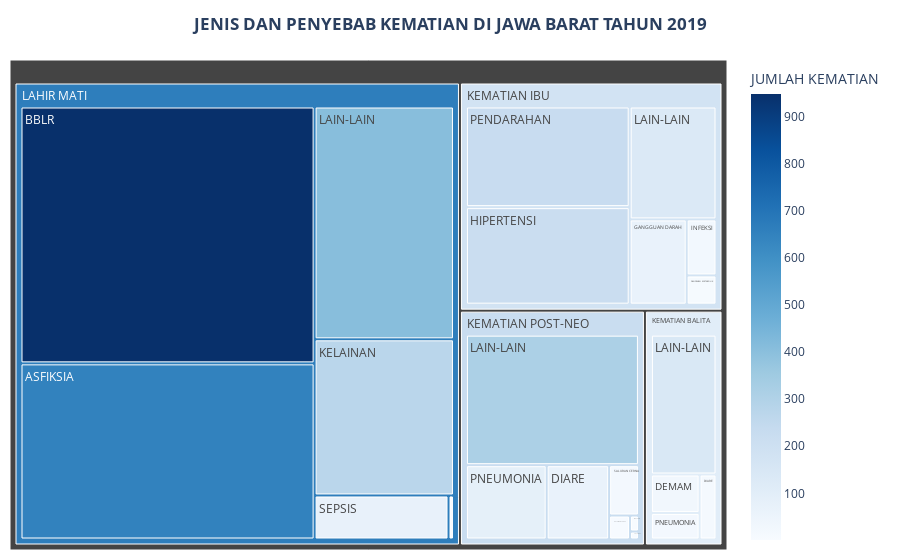

Write notebook code for a chart like this one.
### Code cell
import plotly.express as px

fig = px.treemap(
    df_long, 
    path=['jenis_kematian', 'penyebab_kematian'], 
    values='kasus_kematian',
    color='kasus_kematian',  # Gunakan nilai untuk pewarnaan
    color_continuous_scale='blues',  # Skema warna YlOrRd
    title='<b>JENIS DAN PENYEBAB KEMATIAN DI JAWA BARAT TAHUN 2019',
    
)
fig.update_coloraxes(colorbar_title='JUMLAH KEMATIAN')
fig.update_layout(
    margin=dict(t=60, l=10, r=10, b=10),
    title_x=0.5  # Ini untuk membuat judul di tengah
)
fig.write_html( r'...\Jenis dan Penyebab kematian.html', include_plotlyjs='cdn',  # load Plotly JS dari CDN, bukan disisipkan penuhfull_html=False  # simpan hanya div plot, bukan seluruh HTML page 
 )

fig.show()

### Figure 1 — Plotly figure (JSON) as saved in the notebook; plotly's stock layout.template omitted (floating-point values rounded to 4 significant figures)
{"data": [{"branchvalues": "total", "customdata": [[650], [948], [29], [17], [65], [67], [12], [220], [23], [273], [7], [142], [135], [316], [407], [2], [227], [20], [84], [21], [74], [1], [3], [104.3], [180.3], [225.1], [665.3]], "domain": {"x": [0, 1], "y": [0, 1]}, "hovertemplate": "labels=%{label}<br>kasus_kematian_sum=%{value}<br>parent=%{parent}<br>id=%{id}<br>kasus_kematian=%{color}<extra></extra>", "ids": ["LAHIR MATI/ASFIKSIA", "LAHIR MATI/BBLR", "KEMATIAN BALITA/DEMAM", "KEMATIAN BALITA/DIARE", "KEMATIAN POST-NEO/DIARE", "KEMATIAN IBU/GANGGUAN DARAH", "KEMATIAN IBU/GANGGUAN METABOLIK", "KEMATIAN IBU/HIPERTENSI", "KEMATIAN IBU/INFEKSI", "LAHIR MATI/KELAINAN", "KEMATIAN POST-NEO/KELAINAN SARAF", "KEMATIAN BALITA/LAIN-LAIN", "KEMATIAN IBU/LAIN-LAIN", "KEMATIAN POST-NEO/LAIN-LAIN", "LAHIR MATI/LAIN-LAIN", "KEMATIAN POST-NEO/MALARIA", "KEMATIAN IBU/PENDARAHAN", "KEMATIAN BALITA/PNEUMONIA", "KEMATIAN POST-NEO/PNEUMONIA", "KEMATIAN POST-NEO/SALURAN CERNA", "LAHIR MATI/SEPSIS", "KEMATIAN POST-NEO/TETANUS", "LAHIR MATI/TETANUS", "KEMATIAN BALITA", "KEMATIAN IBU", "KEMATIAN POST-NEO", "LAHIR MATI"], "labels": ["ASFIKSIA", "BBLR", "DEMAM", "DIARE", "DIARE", "GANGGUAN DARAH", "GANGGUAN METABOLIK", "HIPERTENSI", "INFEKSI", "KELAINAN", "KELAINAN SARAF", "LAIN-LAIN", "LAIN-LAIN", "LAIN-LAIN", "LAIN-LAIN", "MALARIA", "PENDARAHAN", "PNEUMONIA", "PNEUMONIA", "SALURAN CERNA", "SEPSIS", "TETANUS", "TETANUS", "KEMATIAN BALITA", "KEMATIAN IBU", "KEMATIAN POST-NEO", "LAHIR MATI"], "marker": {"coloraxis": "coloraxis", "colors": [650, 948, 29, 17, 65, 67, 12, 220, 23, 273, 7, 142, 135, 316, 407, 2, 227, 20, 84, 21, 74, 1, 3, 104.3, 180.3, 225.1, 665.3]}, "name": "", "parents": ["LAHIR MATI", "LAHIR MATI", "KEMATIAN BALITA", "KEMATIAN BALITA", "KEMATIAN POST-NEO", "KEMATIAN IBU", "KEMATIAN IBU", "KEMATIAN IBU", "KEMATIAN IBU", "LAHIR MATI", "KEMATIAN POST-NEO", "KEMATIAN BALITA", "KEMATIAN IBU", "KEMATIAN POST-NEO", "LAHIR MATI", "KEMATIAN POST-NEO", "KEMATIAN IBU", "KEMATIAN BALITA", "KEMATIAN POST-NEO", "KEMATIAN POST-NEO", "LAHIR MATI", "KEMATIAN POST-NEO", "LAHIR MATI", "", "", "", ""], "type": "treemap", "values": [650, 948, 29, 17, 65, 67, 12, 220, 23, 273, 7, 142, 135, 316, 407, 2, 227, 20, 84, 21, 74, 1, 3, 208, 684, 496, 2355]}], "layout": {"coloraxis": {"colorbar": {"title": {"text": "JUMLAH KEMATIAN"}}, "colorscale": [[0, "rgb(247,251,255)"], [0.125, "rgb(222,235,247)"], [0.25, "rgb(198,219,239)"], [0.375, "rgb(158,202,225)"], [0.5, "rgb(107,174,214)"], [0.625, "rgb(66,146,198)"], [0.75, "rgb(33,113,181)"], [0.875, "rgb(8,81,156)"], [1, "rgb(8,48,107)"]]}, "legend": {"tracegroupgap": 0}, "margin": {"b": 10, "l": 10, "r": 10, "t": 60}, "title": {"text": "<b>JENIS DAN PENYEBAB KEMATIAN DI JAWA BARAT TAHUN 2019", "x": 0.5}}}
